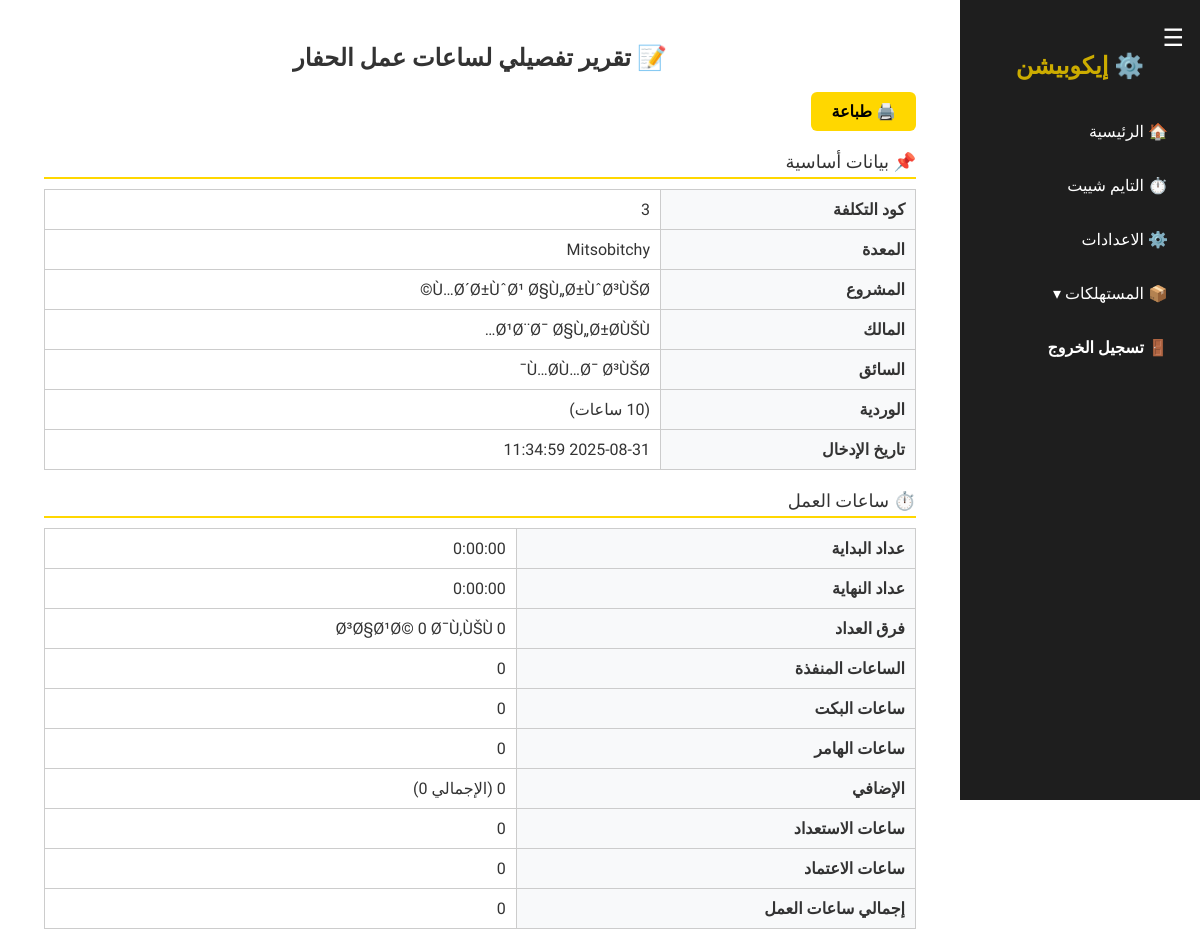
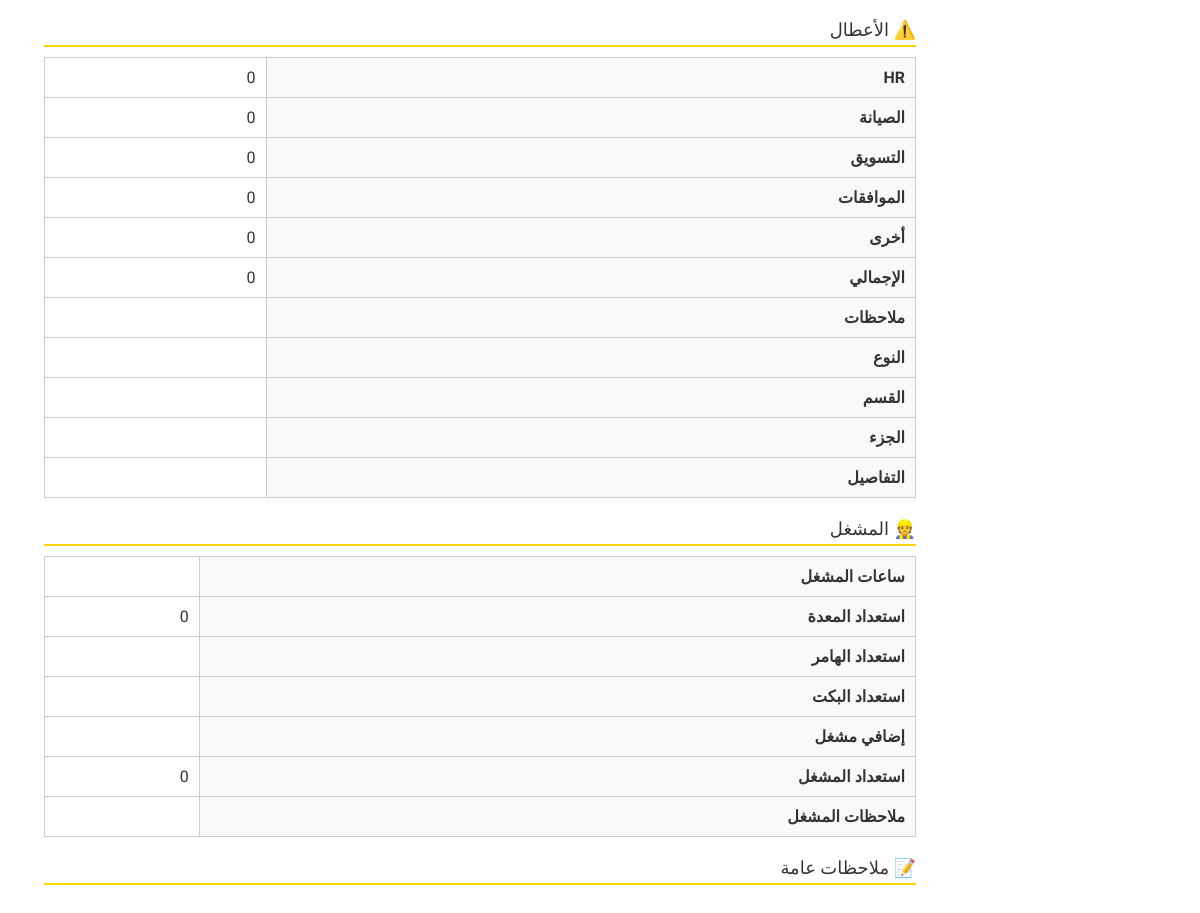
Page /excavator_details.php?id=1 (signed in) on the committed database (2 pictures, top to bottom).
### tables this page shows
CREATE TABLE `excavator` (
  `id` int(11) NOT NULL,
  `cost_code` varchar(11) NOT NULL,
  `entry_name` varchar(50) NOT NULL,
  `machine_name` varchar(100) NOT NULL,
  `project_name` varchar(100) NOT NULL,
  `owner_name` varchar(100) NOT NULL,
  `driver_name` varchar(100) NOT NULL,
  `shift` varchar(50) NOT NULL,
  `shift_hours` int(11) DEFAULT NULL,
  `counter_start` varchar(20) DEFAULT NULL,
  `executed_hours` int(11) DEFAULT NULL,
  `bucket_hours` int(11) DEFAULT NULL,
  `jackhammer_hours` int(11) DEFAULT NULL,
  `extra_hours` int(11) DEFAULT NULL,
  `extra_hours_total` int(11) DEFAULT NULL,
  `standby_hours` int(11) DEFAULT NULL,
  `dependence_hours` varchar(20) NOT NULL,
  `total_work_hours` int(11) DEFAULT NULL,
  `work_notes` text,
  `hr_fault` varchar(100) DEFAULT NULL,
  `maintenance_fault` varchar(100) DEFAULT NULL,
  `marketing_fault` varchar(100) DEFAULT NULL,
  `approval_fault` varchar(100) DEFAULT NULL,
  `other_fault_hours` int(11) DEFAULT NULL,
  `total_fault_hours` varchar(20) NOT NULL,
  `fault_notes` text,
  `counter_end` varchar(20) DEFAULT NULL,
  `counter_diff` varchar(20) DEFAULT NULL,
  `fault_type` varchar(100) DEFAULT NULL,
  `fault_department` varchar(100) DEFAULT NULL,
  `fault_part` varchar(100) DEFAULT NULL,
  `fault_details` text,
  `general_notes` text,
  `operator_hours` varchar(100) DEFAULT NULL,
  `machine_standby_hours` varchar(100) DEFAULT NULL,
  `jackhammer_standby_hours` varchar(20) NOT NULL,
  `bucket_standby_hours` varchar(20) NOT NULL,
  `extra_operator_hours` varchar(100) DEFAULT NULL,
  `operator_standby_hours` varchar(100) DEFAULT NULL,
  `operator_notes` text,
  `created_at` timestamp NOT NULL DEFAULT CURRENT_TIMESTAMP
);

### excavator_details.php (the view, shortened to what this page needs)
<?php
include "config.php";
if (isset($_GET['id'])) {
    $id = intval($_GET['id']);
    $sql = "SELECT * FROM excavator WHERE id = $id";
    $result = $conn->query($sql);
    $row = $result->fetch_assoc();
} else {
    die("❌ رقم السجل غير موجود");
}
?>
<!DOCTYPE html>
<html lang="ar" dir="rtl">
<head>
  <link rel="stylesheet" type="text/css" href="css/style.css"/>
</head>
<body>
<?php include 'sidebar.php'; ?>
  <div class="main" id="main">
  <h2>📝 تقرير تفصيلي لساعات عمل الحفار</h2>
  <a href="#" onclick="window.print()" class="print-btn">🖨️ طباعة</a>
  <div class="section-title">📌 بيانات أساسية</div>
  <table class="info-table">
    <tr><th>كود التكلفة</th><td><?php echo $row['cost_code']; ?></td></tr>
    <tr><th>المعدة</th><td><?php echo $row['machine_name']; ?></td></tr>
    <tr><th>المشروع</th><td><?php echo $row['project_name']; ?></td></tr>
    <tr><th>المالك</th><td><?php echo $row['owner_name']; ?></td></tr>
    <tr><th>السائق</th><td><?php echo $row['driver_name']; ?></td></tr>
    <tr><th>الوردية</th><td><?php echo $row['shift']; ?> (<?php echo $row['shift_hours']; ?> ساعات)</td></tr>
    <tr><th>تاريخ الإدخال</th><td><?php echo $row['created_at']; ?></td></tr>
  </table>
  <div class="section-title">⏱️ ساعات العمل</div>
  <table class="info-table">
    <tr><th>عداد البداية</th><td><?php echo $row['counter_start']; ?></td></tr>
    <tr><th>عداد النهاية</th><td><?php echo $row['counter_end']; ?></td></tr>
    <tr><th>فرق العداد</th><td><?php echo $row['counter_diff']; ?></td></tr>
    <tr><th>الساعات المنفذة</th><td><?php echo $row['executed_hours']; ?></td></tr>
    <tr><th>ساعات البكت</th><td><?php echo $row['bucket_hours']; ?></td></tr>
    <tr><th>ساعات الهامر</th><td><?php echo $row['jackhammer_hours']; ?></td></tr>
    <tr><th>الإضافي</th><td><?php echo $row['extra_hours']." (الإجمالي ".$row['extra_hours_total'].")"; ?></td></tr>
    <tr><th>ساعات الاستعداد</th><td><?php echo $row['standby_hours']; ?></td></tr>
    <tr><th>ساعات الاعتماد</th><td><?php echo $row['dependence_hours']; ?></td></tr>
    <tr><th>إجمالي ساعات العمل</th><td><?php echo $row['total_work_hours']; ?></td></tr>
  </table>
  <div class="section-title">⚠️ الأعطال</div>
  <table class="info-table">
    <tr><th>HR</th><td><?php echo $row['hr_fault']; ?></td></tr>
    <tr><th>الصيانة</th><td><?php echo $row['maintenance_fault']; ?></td></tr>
    <tr><th>التسويق</th><td><?php echo $row['marketing_fault']; ?></td></tr>
    <tr><th>الموافقات</th><td><?php echo $row['approval_fault']; ?></td></tr>
    <tr><th>أخرى</th><td><?php echo $row['other_fault_hours']; ?></td></tr>
    <tr><th>الإجمالي</th><td><?php echo $row['total_fault_hours']; ?></td></tr>
    <tr><th>ملاحظات</th><td><?php echo $row['fault_notes']; ?></td></tr>
    <tr><th>النوع</th><td><?php echo $row['fault_type']; ?></td></tr>
    <tr><th>القسم</th><td><?php echo $row['fault_department']; ?></td></tr>
    <tr><th>الجزء</th><td><?php echo $row['fault_part']; ?></td></tr>
    <tr><th>التفاصيل</th><td><?php echo $row['fault_details']; ?></td></tr>
  </table>
  <div class="section-title">👷 المشغل</div>
  <table class="info-table">
    <tr><th>ساعات المشغل</th><td><?php echo $row['operator_hours']; ?></td></tr>
    <tr><th>استعداد المعدة</th><td><?php echo $row['machine_standby_hours']; ?></td></tr>
    <tr><th>استعداد الهامر</th><td><?php echo $row['jackhammer_standby_hours']; ?></td></tr>
    <tr><th>استعداد البكت</th><td><?php echo $row['bucket_standby_hours']; ?></td></tr>
    <tr><th>إضافي مشغل</th><td><?php echo $row['extra_operator_hours']; ?></td></tr>
    <tr><th>استعداد المشغل</th><td><?php echo $row['operator_standby_hours']; ?></td></tr>
    <tr><th>ملاحظات المشغل</th><td><?php echo $row['operator_notes']; ?></td></tr>
  </table>
  <div class="section-title">📝 ملاحظات عامة</div>
</div>
</body>
</html>

### css/style.css (style rules this page uses)
* { margin: 0; padding: 0; box-sizing: border-box; font-family: "Cairo", sans-serif; }
body { display: flex; background: #f5f5f5; color: #333; }
.main { flex: 1; padding: 1.5rem; margin-right: 240px; transition: margin-right 0.3s ease; width: 100%; }

### excavator_details.php (style rules this page uses)
body { font-family:'Cairo', sans-serif; background:#fff; padding:20px; }
h2 { text-align:center; margin-bottom:20px; }
.info-table { width:100%; border-collapse:collapse; margin-bottom:20px; }
.info-table th, .info-table td { border:1px solid #ccc; padding:10px; text-align:right; }
.info-table th { background:#f8f9fa; }
.print-btn { display:inline-block; padding:10px 20px; background:#FFD700; border-radius:6px; text-decoration:none; color:#000; font-weight:bold; }
.section-title { margin:20px 0 10px; font-size:18px; color:#333; border-bottom:2px solid #FFD700; padding-bottom:5px; }

### rows in the picture
excavator: cost_code "3", machine_name "Mitsobitchy", project_name "Ù…Ø´Ø±ÙˆØ¹ Ø§Ù„Ø±ÙˆØ³ÙŠØ©", owner_name "Ø¹Ø¨Ø¯ Ø§Ù„Ø±Ø­ÙŠÙ…", driver_name "Ù…Ø­Ù…Ø¯ Ø³ÙŠØ¯", created_at "2025-08-31 11:34:59", counter_start "0:00:00", counter_end "0:00:00", counter_diff "0 Ø³Ø§Ø¹Ø© 0 Ø¯Ù‚ÙŠÙ", executed_hours "0", bucket_hours "0", jackhammer_hours "0", extra_hours_total "0", standby_hours "0", dependence_hours "0", total_work_hours "0", hr_fault "0", maintenance_fault "0", marketing_fault "0", approval_fault "0", other_fault_hours "0", total_fault_hours "0", machine_standby_hours "0", operator_standby_hours "0"
